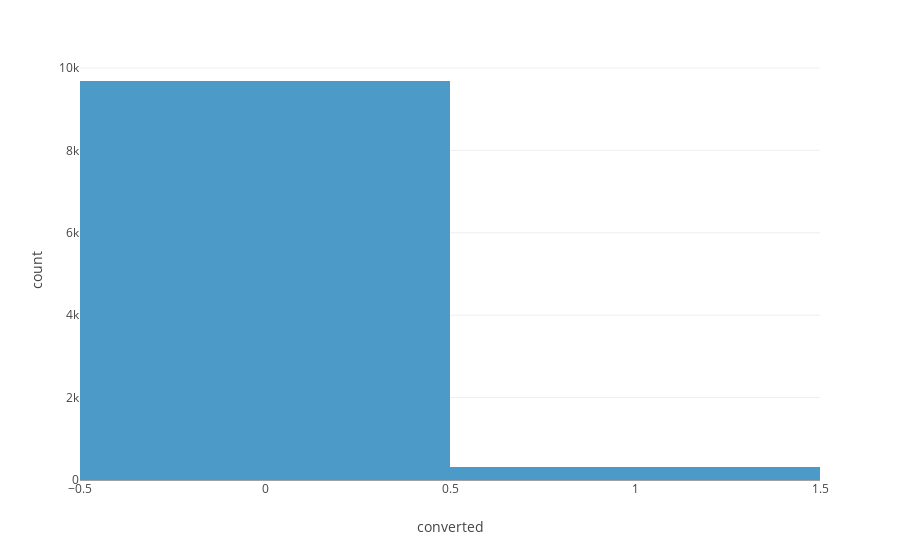

Write notebook code for a chart like this one.
### Code cell
# Distribution of target
fig = px.histogram(data_sample, x = "converted")
fig.show()

### Figure 1 — Plotly figure (JSON) as saved in the notebook; plotly's stock layout.template omitted (floating-point values rounded to 4 significant figures; data arrays with more than 128 entries replaced by an {"elided": "..."} marker saying what was removed)
{"data": [{"alignmentgroup": "True", "bingroup": "x", "hovertemplate": "converted=%{x}<br>count=%{y}<extra></extra>", "legendgroup": "", "marker": {"color": "#4B9AC7", "pattern": {"shape": ""}}, "name": "", "offsetgroup": "", "orientation": "v", "showlegend": false, "type": "histogram", "x": {"elided": "10000 int values"}, "xaxis": "x", "yaxis": "y"}], "layout": {"barmode": "relative", "legend": {"tracegroupgap": 0}, "margin": {"t": 60}, "xaxis": {"anchor": "y", "domain": [0, 1], "title": {"text": "converted"}}, "yaxis": {"anchor": "x", "domain": [0, 1], "title": {"text": "count"}}}}
